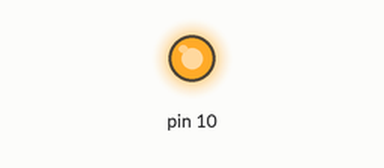
The sketch below on a simulated Arduino Uno, built with avr-gcc and run on an emulated ATmega328P. On the bench: output pins drawn as LEDs (lit = HIGH). What the sketch prints to the serial monitor is not drawn.

Above: at 0.1 s.
At 1.4 s:
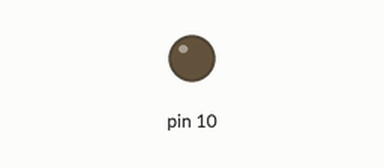
Timing chart, 0 to 2.9 s (numbered marks = the images above):
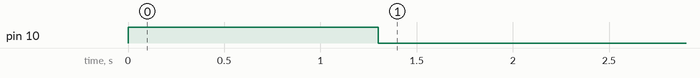

The sketch:

InEarEEG.ino
```cpp
#include "InEarEEG.h"
#include "EEGDefinitions.h"
#include <SPI.h>

state_e state = INIT;

void setup() {
  Serial.begin(115200);
  SPI.begin();
  SPI.setClockDivider(SPI_CLOCK_DIV2);
}

void loop() {
  state = next_state(state);

}
```

States.ino
```cpp
state_e next_state(state_e current_state) {
  Serial.println(current_state);
  switch (current_state) {
    case INIT:
      return do_state_init();
    case ENABLE_OSC:
      return do_state_enable_osc();
    case RESET_1:
      return do_state_reset_1();
    case RESET_2:
      return do_state_reset_2();
    case PRE_CONFIG:
      return do_state_pre_config();
    case CONFIG:
      return do_state_config();
    case START_SAMP:
      return do_state_start_samp();
    case MAIN:
      return do_state_main();
    default:
      return current_state;
  }
}


state_e do_state_init(void) {
  // Do something interesting...
  return ENABLE_OSC;
}

state_e do_state_enable_osc(void) {
  delay(0.021); //Wait for Oscillator to wake up (Page 5 Reference ADS1299)
  return RESET_1;
}

state_e do_state_reset_1(void) {
  digitalWrite(ADS_RST, HIGH);
  delay(1000); //Wait for it to stabilize
  return RESET_2;
}

state_e do_state_reset_2(void) {
  digitalWrite(ADS_RST, LOW);
  delay(150); //Page 4 ADS1299 Datasheet
  digitalWrite(ADS_RST, HIGH);
  delay(150);
  digitalWrite(ADS_CS, LOW);
  return PRE_CONFIG;
}

state_e do_state_pre_config(void) {
  xfer (_SDATAC);
  delay(0.03);
  return CONFIG;
}


state_e do_state_config(void) {
  // Do something interesting...
  return START_SAMP;
}

state_e do_state_start_samp(void) {
  xfer(_RDATAC);
  delay(0.03);
  xfer(_START);
  return MAIN;
}

state_e do_state_main(void) {
  // Do something interesting...
  return MAIN;
}
```

Measured:
- by itself, pin 10: HIGH → LOW at 1.3 s
